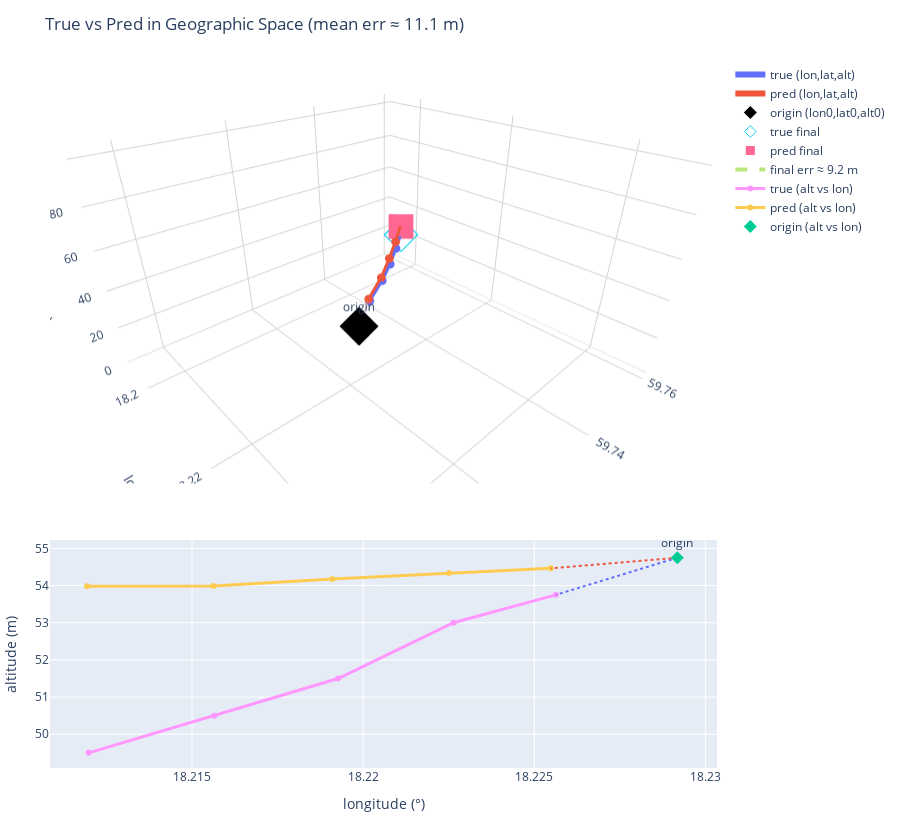

Notebook code for this chart:
### Code cell
# true_m, pred_m: (T,3) local meters [x_east, y_north, z_altDelta]
# origin: (1,3) [lat0_deg, lon0_deg, alt0_m]

R = 6_371_000.0
lat0_deg = float(origin[0,0])
lon0_deg = float(origin[0,1])
alt0_m   = float(origin[0,2])

lat0r = np.radians(lat0_deg)

# convert local meters -> geographic
t_lat = lat0r + true_m[:,1] / R
t_lon = np.radians(lon0_deg) + true_m[:,0] / (R * np.cos(lat0r))
p_lat = lat0r + pred_m[:,1] / R
p_lon = np.radians(lon0_deg) + pred_m[:,0] / (R * np.cos(lat0r))

t_lat_deg = np.degrees(t_lat); t_lon_deg = np.degrees(t_lon)
p_lat_deg = np.degrees(p_lat); p_lon_deg = np.degrees(p_lon)

true_alt = alt0_m + true_m[:,2]
pred_alt = alt0_m + pred_m[:,2]

# error (unchanged)
step_err = np.linalg.norm(pred_m - true_m, axis=1)
mean_err = float(step_err.mean()); final_err = float(step_err[-1])

# ranges 
pad_deg = 0.02
pad_alt = 50.0
lon_all = np.r_[t_lon_deg, p_lon_deg, lon0_deg]
lat_all = np.r_[t_lat_deg, p_lat_deg, lat0_deg]
alt_all = np.r_[true_alt,   pred_alt,   alt0_m]

fig = make_subplots(
    rows=2, cols=1,
    row_heights=[0.65, 0.35],
    vertical_spacing=0.08,
    specs=[[{"type":"scene"}],[{"type":"xy"}]]
)

# 3D lon/lat/alt 
fig.add_trace(go.Scatter3d(
    x=t_lon_deg, y=t_lat_deg, z=true_alt,
    mode="lines+markers", name="true (lon,lat,alt)",
    line=dict(width=6), marker=dict(size=3)
), row=1, col=1)

fig.add_trace(go.Scatter3d(
    x=p_lon_deg, y=p_lat_deg, z=pred_alt,
    mode="lines+markers", name="pred (lon,lat,alt)",
    line=dict(width=6), marker=dict(size=3)
), row=1, col=1)

# origin marker and faint connectors to first step
fig.add_trace(go.Scatter3d(
    x=[lon0_deg], y=[lat0_deg], z=[alt0_m],
    mode="markers+text", name="origin (lon0,lat0,alt0)",
    marker=dict(size=10, symbol="diamond", color="black"),
    text=["origin"], textposition="top center"
), row=1, col=1)

fig.add_trace(go.Scatter3d(
    x=[lon0_deg, t_lon_deg[0]],
    y=[lat0_deg, t_lat_deg[0]],
    z=[alt0_m,   true_alt[0]],
    mode="lines", showlegend=False, line=dict(width=2, dash="dot")
), row=1, col=1)

fig.add_trace(go.Scatter3d(
    x=[lon0_deg, p_lon_deg[0]],
    y=[lat0_deg, p_lat_deg[0]],
    z=[alt0_m,   pred_alt[0]],
    mode="lines", showlegend=False, line=dict(width=2, dash="dot")
), row=1, col=1)

# finals + terminal error segment
fig.add_trace(go.Scatter3d(
    x=[t_lon_deg[-1]], y=[t_lat_deg[-1]], z=[true_alt[-1]],
    mode="markers", name="true final",
    marker=dict(size=9, symbol="diamond-open")
), row=1, col=1)

fig.add_trace(go.Scatter3d(
    x=[p_lon_deg[-1]], y=[p_lat_deg[-1]], z=[pred_alt[-1]],
    mode="markers", name="pred final",
    marker=dict(size=9, symbol="square")
), row=1, col=1)

fig.add_trace(go.Scatter3d(
    x=[t_lon_deg[-1], p_lon_deg[-1]],
    y=[t_lat_deg[-1], p_lat_deg[-1]],
    z=[true_alt[-1],  pred_alt[-1]],
    mode="lines", name=f"final err ≈ {final_err:.1f} m",
    line=dict(dash="dash", width=4)
), row=1, col=1)

# --- 2D projection: altitude vs longitude
fig.add_trace(go.Scatter(
    x=t_lon_deg, y=true_alt, mode="lines+markers",
    name="true (alt vs lon)", line=dict(width=3)
), row=2, col=1)

fig.add_trace(go.Scatter(
    x=p_lon_deg, y=pred_alt, mode="lines+markers",
    name="pred (alt vs lon)", line=dict(width=3)
), row=2, col=1)

fig.add_trace(go.Scatter(
    x=[lon0_deg, t_lon_deg[0]], y=[alt0_m, true_alt[0]],
    mode="lines", showlegend=False, line=dict(width=2, dash="dot")
), row=2, col=1)
fig.add_trace(go.Scatter(
    x=[lon0_deg, p_lon_deg[0]], y=[alt0_m, pred_alt[0]],
    mode="lines", showlegend=False, line=dict(width=2, dash="dot")
), row=2, col=1)
fig.add_trace(go.Scatter(
    x=[lon0_deg], y=[alt0_m], mode="markers+text",
    name="origin (alt vs lon)", marker=dict(size=10, symbol="diamond"),
    text=["origin"], textposition="top center"
), row=2, col=1)

# layout
fig.update_scenes(dict(
    xaxis_title="longitude (°)", yaxis_title="latitude (°)", zaxis_title="altitude (m)",
    xaxis=dict(range=[lon_all.min()-pad_deg, lon_all.max()+pad_deg], showbackground=False, gridcolor="lightgray"),
    yaxis=dict(range=[lat_all.min()-pad_deg, lat_all.max()+pad_deg], showbackground=False, gridcolor="lightgray"),
    zaxis=dict(range=[alt_all.min()-pad_alt, alt_all.max()+pad_alt], showbackground=False, gridcolor="lightgray"),
    # make the box feel less flat 
    aspectmode="manual", aspectratio=dict(x=2.0, y=2.0, z=1.2),
    camera=dict(eye=dict(x=1.6, y=-1.5, z=1.2))
), row=1, col=1)

fig.update_xaxes(title_text="longitude (°)", row=2, col=1)
fig.update_yaxes(title_text="altitude (m)", row=2, col=1)

fig.update_layout(
    title=f"True vs Pred in Geographic Space (mean err ≈ {mean_err:.1f} m)",
    legend=dict(bgcolor="rgba(255,255,255,0.6)"),
    margin=dict(l=10, r=10, t=60, b=10),
    height=820
)

fig.show()

### Figure 1 — Plotly figure (JSON) as saved in the notebook; plotly's stock layout.template omitted (floating-point values rounded to 4 significant figures)
{"data": [{"line": {"width": 6}, "marker": {"size": 3}, "mode": "lines+markers", "name": "true (lon,lat,alt)", "scene": "scene", "type": "scatter3d", "x": [18.23, 18.22, 18.22, 18.22, 18.21], "y": [59.72, 59.72, 59.73, 59.74, 59.74], "z": [53.75, 53.0, 51.5, 50.5, 49.5]}, {"line": {"width": 6}, "marker": {"size": 3}, "mode": "lines+markers", "name": "pred (lon,lat,alt)", "scene": "scene", "type": "scatter3d", "x": [18.23, 18.22, 18.22, 18.22, 18.21], "y": [59.72, 59.72, 59.73, 59.74, 59.74], "z": [54.46, 54.33, 54.17, 53.99, 53.98]}, {"marker": {"color": "black", "size": 10, "symbol": "diamond"}, "mode": "markers+text", "name": "origin (lon0,lat0,alt0)", "scene": "scene", "text": ["origin"], "textposition": "top center", "type": "scatter3d", "x": [18.23], "y": [59.71], "z": [54.75]}, {"line": {"dash": "dot", "width": 2}, "mode": "lines", "scene": "scene", "showlegend": false, "type": "scatter3d", "x": [18.23, 18.23], "y": [59.71, 59.72], "z": [54.75, 53.75]}, {"line": {"dash": "dot", "width": 2}, "mode": "lines", "scene": "scene", "showlegend": false, "type": "scatter3d", "x": [18.23, 18.23], "y": [59.71, 59.72], "z": [54.75, 54.46]}, {"marker": {"size": 9, "symbol": "diamond-open"}, "mode": "markers", "name": "true final", "scene": "scene", "type": "scatter3d", "x": [18.21], "y": [59.74], "z": [49.5]}, {"marker": {"size": 9, "symbol": "square"}, "mode": "markers", "name": "pred final", "scene": "scene", "type": "scatter3d", "x": [18.21], "y": [59.74], "z": [53.98]}, {"line": {"dash": "dash", "width": 4}, "mode": "lines", "name": "final err ≈ 9.2 m", "scene": "scene", "type": "scatter3d", "x": [18.21, 18.21], "y": [59.74, 59.74], "z": [49.5, 53.98]}, {"line": {"width": 3}, "mode": "lines+markers", "name": "true (alt vs lon)", "type": "scatter", "x": [18.23, 18.22, 18.22, 18.22, 18.21], "xaxis": "x", "y": [53.75, 53.0, 51.5, 50.5, 49.5], "yaxis": "y"}, {"line": {"width": 3}, "mode": "lines+markers", "name": "pred (alt vs lon)", "type": "scatter", "x": [18.23, 18.22, 18.22, 18.22, 18.21], "xaxis": "x", "y": [54.46, 54.33, 54.17, 53.99, 53.98], "yaxis": "y"}, {"line": {"dash": "dot", "width": 2}, "mode": "lines", "showlegend": false, "type": "scatter", "x": [18.23, 18.23], "xaxis": "x", "y": [54.75, 53.75], "yaxis": "y"}, {"line": {"dash": "dot", "width": 2}, "mode": "lines", "showlegend": false, "type": "scatter", "x": [18.23, 18.23], "xaxis": "x", "y": [54.75, 54.46], "yaxis": "y"}, {"marker": {"size": 10, "symbol": "diamond"}, "mode": "markers+text", "name": "origin (alt vs lon)", "text": ["origin"], "textposition": "top center", "type": "scatter", "x": [18.23], "xaxis": "x", "y": [54.75], "yaxis": "y"}], "layout": {"height": 820, "legend": {"bgcolor": "rgba(255,255,255,0.6)"}, "margin": {"b": 10, "l": 10, "r": 10, "t": 60}, "scene": {"aspectmode": "manual", "aspectratio": {"x": 2, "y": 2, "z": 1.2}, "camera": {"eye": {"x": 1.6, "y": -1.5, "z": 1.2}}, "domain": {"x": [0, 1], "y": [0.402, 1]}, "xaxis": {"gridcolor": "lightgray", "range": [18.19, 18.25], "showbackground": false, "title": {"text": "longitude (°)"}}, "yaxis": {"gridcolor": "lightgray", "range": [59.69, 59.76], "showbackground": false, "title": {"text": "latitude (°)"}}, "zaxis": {"gridcolor": "lightgray", "range": [-0.5, 104.8], "showbackground": false, "title": {"text": "altitude (m)"}}}, "title": {"text": "True vs Pred in Geographic Space (mean err ≈ 11.1 m)"}, "xaxis": {"anchor": "y", "domain": [0, 1], "title": {"text": "longitude (°)"}}, "yaxis": {"anchor": "x", "domain": [0, 0.322], "title": {"text": "altitude (m)"}}}}
